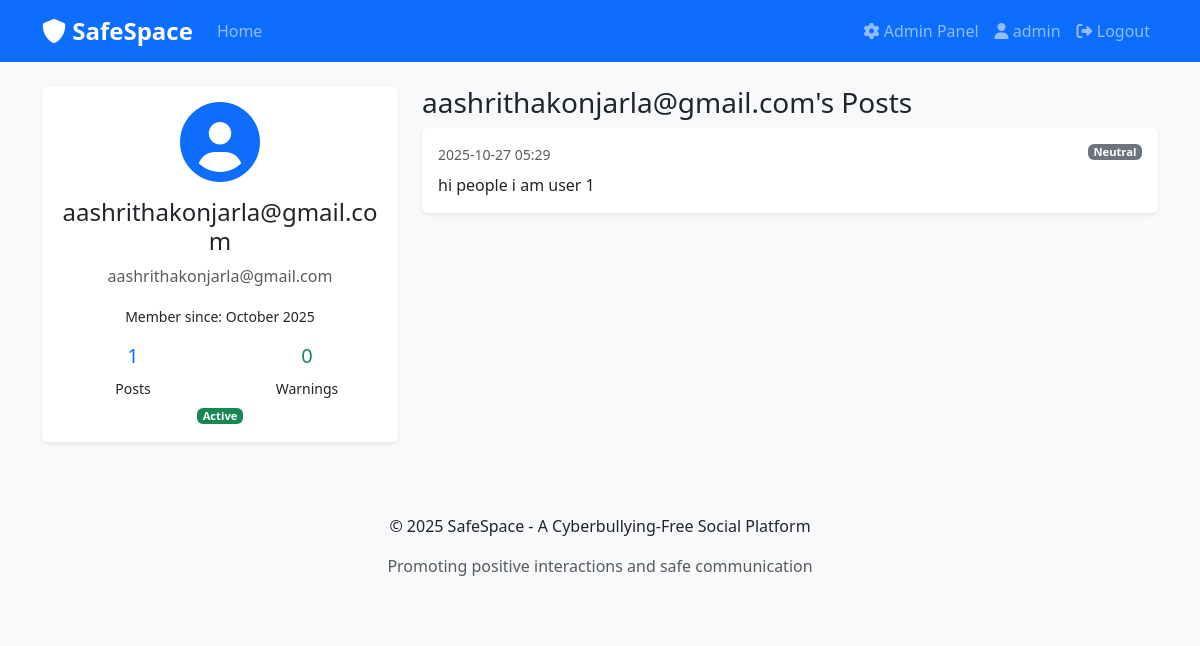
Screenshot of /profile/aashrithakonjarla@gmail.com (signed in) with the database file from the repository.
### app.py (models this page shows, shortened)
class User(UserMixin, db.Model):
    id = db.Column(db.Integer, primary_key=True)
    username = db.Column(db.String(80), unique=True, nullable=False)
    email = db.Column(db.String(120), unique=True, nullable=False)
    password_hash = db.Column(db.String(120), nullable=False)
    is_admin = db.Column(db.Boolean, default=False)
    is_banned = db.Column(db.Boolean, default=False)
    warning_count = db.Column(db.Integer, default=0)
    created_at = db.Column(db.DateTime, default=datetime.utcnow)
    posts = db.relationship('Post', backref='author', lazy=True)

class Post(db.Model):
    id = db.Column(db.Integer, primary_key=True)
    content = db.Column(db.Text, nullable=False)
    user_id = db.Column(db.Integer, db.ForeignKey('user.id'), nullable=False)
    created_at = db.Column(db.DateTime, default=datetime.utcnow)
    is_approved = db.Column(db.Boolean, default=True)
    sentiment_score = db.Column(db.Float)
    sentiment_label = db.Column(db.String(20))
    is_flagged = db.Column(db.Boolean, default=False)
    flagged_reason = db.Column(db.String(200))

### app.py (the view)
@app.route('/profile/<username>')
def profile(username):
    user = User.query.filter_by(username=username).first_or_404()
    posts = Post.query.filter_by(user_id=user.id, is_approved=True).order_by(Post.created_at.desc()).all()
    return render_template('profile.html', user=user, posts=posts)

### app.py (called while the page is built)
@login_manager.user_loader
def load_user(user_id):
    return User.query.get(int(user_id))

### templates/profile.html (shortened to what this page needs)
{% extends "base.html" %}
{% block content %}
<div class="row">
    <div class="col-md-4">
        <div class="card">
            <div class="card-body text-center">
                <i class="fas fa-user-circle fa-5x text-primary mb-3"></i>
                <h4>{{ user.username }}</h4>
                <p class="text-muted">{{ user.email }}</p>
                <p><small>Member since: {{ user.created_at.strftime('%B %Y') }}</small></p>
                <div class="row text-center mt-3">
                    <div class="col-6">
                        <h5 class="text-primary">{{ posts|length }}</h5>
                        <small>Posts</small>
                    </div>
                    <div class="col-6">
                        <h5 class="text-{{ 'danger' if user.warning_count > 0 else 'success' }}">{{ user.warning_count }}</h5>
                        <small>Warnings</small>
                    </div>
                </div>
                {% if user.is_banned %}
                    <span class="badge bg-danger mt-2">Banned</span>
                {% else %}
                    <span class="badge bg-success mt-2">Active</span>
                {% endif %}
            </div>
        </div>
    </div>
    <div class="col-md-8">
        <h3>{{ user.username }}'s Posts</h3>
        {% if posts %}
            {% for post in posts %}
                <div class="card mb-3">
                    <div class="card-body">
                        <div class="d-flex justify-content-between align-items-start mb-2">
                            <small class="text-muted">{{ post.created_at.strftime('%Y-%m-%d %H:%M') }}</small>
                            {% if post.sentiment_label %}
                                <span class="badge bg-{{ 'success' if post.sentiment_label == 'positive' else 'secondary' }}">
                                    {{ post.sentiment_label.title() }}
                                </span>
                            {% endif %}
                        </div>
                        <p class="card-text">{{ post.content }}</p>
                    </div>
                </div>
            {% endfor %}
        {% else %}
            <div class="text-center py-5">
                <i class="fas fa-comments fa-3x text-muted mb-3"></i>
                <h4>No posts yet</h4>
                <p class="text-muted">{{ user.username }} hasn't shared anything yet.</p>
            </div>
        {% endif %}
    </div>
</div>
{% endblock %}

### templates/base.html (shortened to what this page needs)
<!DOCTYPE html>
<html lang="en">
<head>
    <link href="https://cdn.jsdelivr.net/npm/bootstrap@5.3.0/dist/css/bootstrap.min.css" rel="stylesheet">
    <link href="https://cdnjs.cloudflare.com/ajax/libs/font-awesome/6.0.0/css/all.min.css" rel="stylesheet">
    <link href="{{ url_for('static', filename='css/style.css') }}" rel="stylesheet">
</head>
<body>
    <nav class="navbar navbar-expand-lg navbar-dark bg-primary">
        <div class="container">
            <a class="navbar-brand" href="{{ url_for('index') }}">
                <i class="fas fa-shield-alt"></i> SafeSpace
            </a>
            <div class="collapse navbar-collapse" id="navbarNav">
                <ul class="navbar-nav me-auto">
                    <li class="nav-item">
                        <a class="nav-link" href="{{ url_for('index') }}">Home</a>
                    </li>
                </ul>
                <ul class="navbar-nav">
                    {% if current_user.is_authenticated %}
                        {% if current_user.is_admin %}
                            <li class="nav-item">
                                <a class="nav-link" href="{{ url_for('admin_dashboard') }}">
                                    <i class="fas fa-cog"></i> Admin Panel
                                </a>
                            </li>
                        {% endif %}
                        <li class="nav-item">
                            <a class="nav-link" href="{{ url_for('profile', username=current_user.username) }}">
                                <i class="fas fa-user"></i> {{ current_user.username }}
                            </a>
                        </li>
                        <li class="nav-item">
                            <a class="nav-link" href="{{ url_for('logout') }}">
                                <i class="fas fa-sign-out-alt"></i> Logout
                            </a>
                        </li>
                    {% endif %}
                </ul>
            </div>
        </div>
    </nav>
    <div class="container mt-4">
        {% block content %}{% endblock %}
    </div>
    <footer class="bg-light mt-5 py-4">
        <div class="container text-center">
            <p>&copy; 2025 SafeSpace - A Cyberbullying-Free Social Platform</p>
            <p class="text-muted">Promoting positive interactions and safe communication</p>
        </div>
    </footer>
</body>
</html>

### style.css (style rules this page uses)
body { background-color: #f8f9fa; }
.navbar-brand { font-weight: bold; font-size: 1.5rem; }
.card { border: none; box-shadow: 0 0.125rem 0.25rem rgba(0, 0, 0, 0.075); transition: box-shadow 0.15s ease-in-out; }
.badge { font-size: 0.7em; padding: 0.25em 0.5em; }

### rows the page displays
User: username "admin"
User: username "aashrithakonjarla@gmail.com", email "aashrithakonjarla@gmail.com", created_at "October 2025", warning_count "0"
Post: created_at "2025-10-27 05:29", sentiment_label "Neutral", content "hi people i am user 1"

### other values shown
{{ posts|length }} "1"
